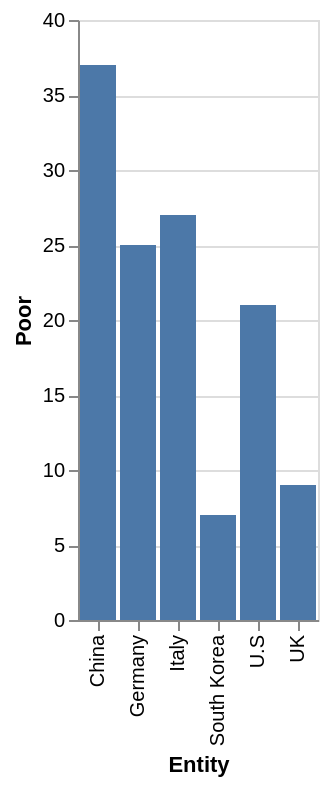

Write the Vega-Lite specification saved for this chart.
### Vega-Lite specification from a JSON file in a GitHub repository (floating-point values rounded to 4 significant figures)
{"$schema": "https://vega.github.io/schema/vega-lite/v5.json", "description": "Bar chart auto-generated from CSV", "data": {"values": [{"Entity": "Germany", "Poor": "25", "Only fair": "51", "Good": "15", "Excellent": "0"}, {"Entity": "South Korea", "Poor": "7", "Only fair": "22", "Good": "41", "Excellent": "25"}, {"Entity": "UK", "Poor": "9", "Only fair": "38", "Good": "44", "Excellent": "5"}, {"Entity": "U.S", "Poor": "21", "Only fair": "31", "Good": "37", "Excellent": "10"}, {"Entity": "Italy", "Poor": "27", "Only fair": "36", "Good": "28", "Excellent": "0"}, {"Entity": "China", "Poor": "37", "Only fair": "26", "Good": "26", "Excellent": "7"}]}, "mark": "bar", "encoding": {"x": {"field": "Entity", "type": "ordinal"}, "y": {"field": "Poor", "type": "quantitative"}}}
